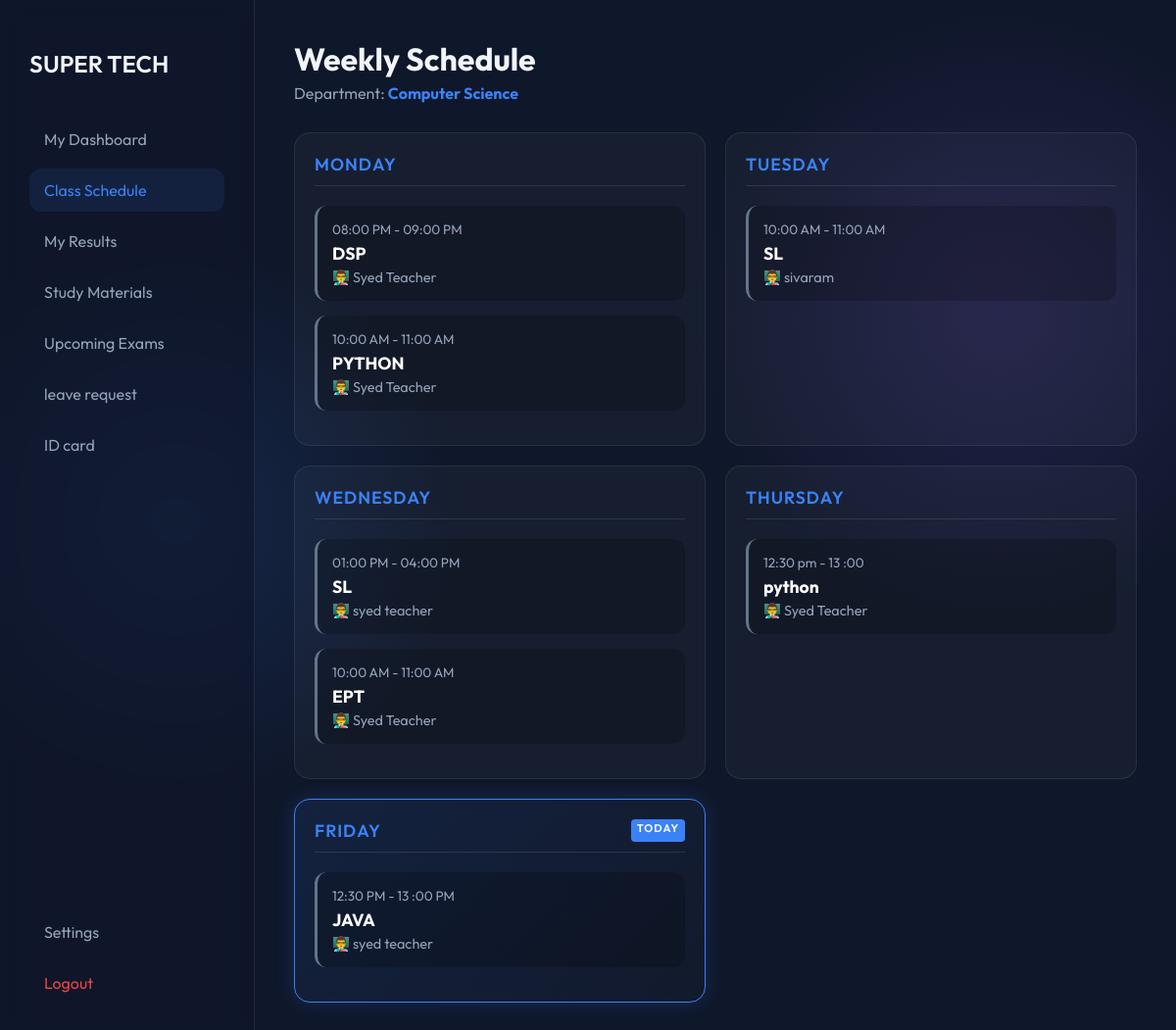
Page /student_schedule.php (signed in) on the committed database.
### tables this page shows
CREATE TABLE `users` (
  `id` int(11) NOT NULL,
  `name` varchar(100) NOT NULL,
  `email` varchar(100) NOT NULL,
  `password` varchar(255) NOT NULL,
  `role` enum('admin','teacher','student') NOT NULL,
  `dept_id` int(11) DEFAULT NULL,
  `salary` decimal(10,2) DEFAULT 0.00,
  `fees_due` decimal(10,2) DEFAULT 0.00,
  `phone` varchar(20) DEFAULT NULL,
  `designation` varchar(100) DEFAULT 'Student',
  `profile_pic` varchar(255) DEFAULT NULL
);

CREATE TABLE `departments` (
  `id` int(11) NOT NULL,
  `name` varchar(100) NOT NULL,
  `fees` decimal(10,2) DEFAULT 0.00
);

CREATE TABLE `timetable` (
  `id` int(11) NOT NULL,
  `dept_id` int(11) NOT NULL,
  `day` varchar(20) NOT NULL,
  `time_slot` varchar(50) NOT NULL,
  `subject` varchar(100) NOT NULL,
  `teacher_id` int(11) NOT NULL
);

### student_schedule.php (the view, shortened to what this page needs)
<?php
include 'db.php';
$student_id = $_SESSION['user_id'];
$s_res = $conn->query("SELECT dept_id, departments.name as dept_name
                       FROM users
                       LEFT JOIN departments ON users.dept_id = departments.id
                       WHERE users.id = $student_id");
$dept_id = null;
$dept_name = "Not Assigned";
if ($s_res && $s_res->num_rows > 0) {
    $s_data = $s_res->fetch_assoc();
    $dept_id = $s_data['dept_id'];
    $dept_name = $s_data['dept_name'];
}
$current_day = date('l');
?>
<!DOCTYPE html>
<html>
<head>
    <link rel="stylesheet" href="style.css">
</head>
<body>
    <div class="dashboard-container">
        <div class="sidebar">
            <h2 style="margin-bottom: 40px; font-weight: 600;">SUPER TECH</h2>
            <nav>
                <a href="student_dashboard.php" class="nav-item">My Dashboard</a>
                <a href="student_schedule.php" class="nav-item active">Class Schedule</a>
                <a href="student_results.php" class="nav-item">My Results</a>
                <a href="student_materials.php" class="nav-item">Study Materials</a>
                <a href="student_exams.php" class="nav-item">Upcoming Exams</a>
                <a href="student_leave.php" class="nav-item">leave request</a>
                <a href="student_id_card.php" class="nav-item">ID card</a>
            </nav>
            <div style="margin-top: auto;">
            	<a href="settings.php" class="nav-item">Settings</a>
                <a href="logout.php" class="nav-item" style="color: #ef4444;">Logout</a>
            </div>
        </div>
        <div class="main-area">
            <?php if (!$dept_id): ?>
                 <div class="tech-card" style="border-left: 4px solid #ef4444;">
                    <h3 style="color: #ef4444; margin-top: 0;">⚠️ Account Setup Incomplete</h3>
                    <p style="color: var(--text-muted);">You are not assigned to any department yet.</p>
                </div>
            <?php else: ?>
                <div style="margin-bottom: 30px;">
                    <h1 style="margin: 0;">Weekly Schedule</h1>
                    <p style="color: var(--text-muted); margin-top: 5px;">
                        Department: <span style="color: var(--accent-glow); font-weight: bold;"><?php echo $dept_name; ?></span>
                    </p>
                </div>
                <div class="tt-grid">
                    <?php
                    $days = ['Monday', 'Tuesday', 'Wednesday', 'Thursday', 'Friday'];
                    foreach($days as $day) {
                        $is_today = ($day == $current_day) ? 'today' : '';
                        $today_badge = ($day == $current_day) ? "<span style='font-size:0.7rem; background:#3b82f6; color:white; padding:2px 6px; border-radius:4px; vertical-align:middle;'>TODAY</span>" : "";
                        echo "<div class='day-column $is_today'>
                                <div class='day-header'>
                                    <span>$day</span>
                                    $today_badge
                                </div>";
                        $sql = "SELECT timetable.*, users.name as teacher_name
                                FROM timetable
                                LEFT JOIN users ON timetable.teacher_id = users.id
                                WHERE timetable.dept_id=$dept_id AND day='$day'
                                ORDER BY time_slot";
                        $res = $conn->query($sql);
                        if($res && $res->num_rows > 0) {
                            while($t = $res->fetch_assoc()) {
                                $teacher_name = $t['teacher_name'] ? $t['teacher_name'] : "TBA";
                                echo "<div class='class-card'>
                                        <div style='font-size:0.85rem; color:var(--text-muted); margin-bottom:4px;'>{$t['time_slot']}</div>
                                        <div style='font-weight:bold; color:white; font-size:1.1rem; margin-bottom:4px;'>{$t['subject']}</div>
                                        <div style='font-size:0.9rem; color:#94a3b8;'>👨‍🏫 $teacher_name</div>
                                      </div>";
                            }
                        } else {
                            echo "<div style='color:var(--text-muted); font-size:0.9rem; font-style:italic; padding:10px;'>No classes.</div>";
                        }
                        echo "</div>";
                    }
                    ?>
                </div>
            <?php endif; ?>
        </div>
    </div>
</body>
</html>

### style.css (style rules this page uses)
:root { --bg-deep: #0f172a; --accent-glow: #3b82f6; --accent-secondary: #8b5cf6; --text-main: #f1f5f9; --text-muted: #94a3b8; --glass-bg: rgba(255, 255, 255, 0.03); --glass-border: rgba(255, 255, 255, 0.08); --input-bg: rgba(0, 0, 0, 0.2); }
* { box-sizing: border-box; }
body { font-family: 'Outfit', sans-serif; margin: 0; background-color: var(--bg-deep); background-image: radial-gradient(circle at 15% 50%, rgba(59, 130, 246, 0.15), transparent 25%), radial-gradient(circle at 85% 30%, rgba(139, 92, 246, 0.15), transparent 25%); color: var(--text-main); height: 100vh; overflow: hidden; }
.dashboard-container { display: flex; height: 100vh; }
.sidebar { width: 260px; background: rgba(15, 23, 42, 0.6); backdrop-filter: blur(10px); border-right: 1px solid var(--glass-border); padding: 30px; display: flex; flex-direction: column; }
.nav-item { display: flex; align-items: center; padding: 12px 15px; color: var(--text-muted); text-decoration: none; border-radius: 12px; margin-bottom: 8px; transition: 0.3s; }
.nav-item:hover, .nav-item.active { background: rgba(59, 130, 246, 0.1); color: var(--accent-glow); }
.main-area { flex: 1; padding: 40px; overflow-y: auto; }

### student_schedule.php (style rules this page uses)
.tt-grid { display: grid; gap: 20px; grid-template-columns: repeat(auto-fit, minmax(280px, 1fr)); }
.day-column { background: rgba(255, 255, 255, 0.03); border: 1px solid var(--glass-border); border-radius: 16px; padding: 20px; transition: 0.3s; }
.day-column.today { border-color: var(--accent-glow); background: linear-gradient(135deg, rgba(59, 130, 246, 0.1), rgba(255,255,255,0.01)); box-shadow: 0 0 20px rgba(59, 130, 246, 0.2); }
.day-header { font-size: 1.1rem; color: var(--accent-glow); margin-bottom: 20px; font-weight: 600; text-transform: uppercase; letter-spacing: 1px; border-bottom: 1px solid rgba(255,255,255,0.1); padding-bottom: 10px; display: flex; justify-content: space-between; }
.class-card { background: rgba(0,0,0,0.2); padding: 15px; border-radius: 12px; margin-bottom: 15px; border-left: 3px solid #64748b; }

### rows in the picture
users: dept.name "Computer Science"
timetable: time_slot "08:00 PM - 09:00 PM", subject "DSP", teacher.name "Syed Teacher"
timetable: time_slot "10:00 AM - 11:00 AM", subject "PYTHON", teacher.name "Syed Teacher"
timetable: time_slot "10:00 AM - 11:00 AM", subject "SL", teacher.name "sivaram"
timetable: time_slot "01:00 PM - 04:00 PM", subject "SL", teacher.name "syed teacher"
timetable: time_slot "10:00 AM - 11:00 AM", subject "EPT", teacher.name "Syed Teacher"
timetable: time_slot "12:30 pm - 13 :00", subject "python", teacher.name "Syed Teacher"
timetable: time_slot "12:30 PM - 13 :00 PM", subject "JAVA", teacher.name "syed teacher"

### other values in the picture
$day "MONDAY"
$day "TUESDAY"
$day "WEDNESDAY"
$day "THURSDAY"
$day "FRIDAY"
